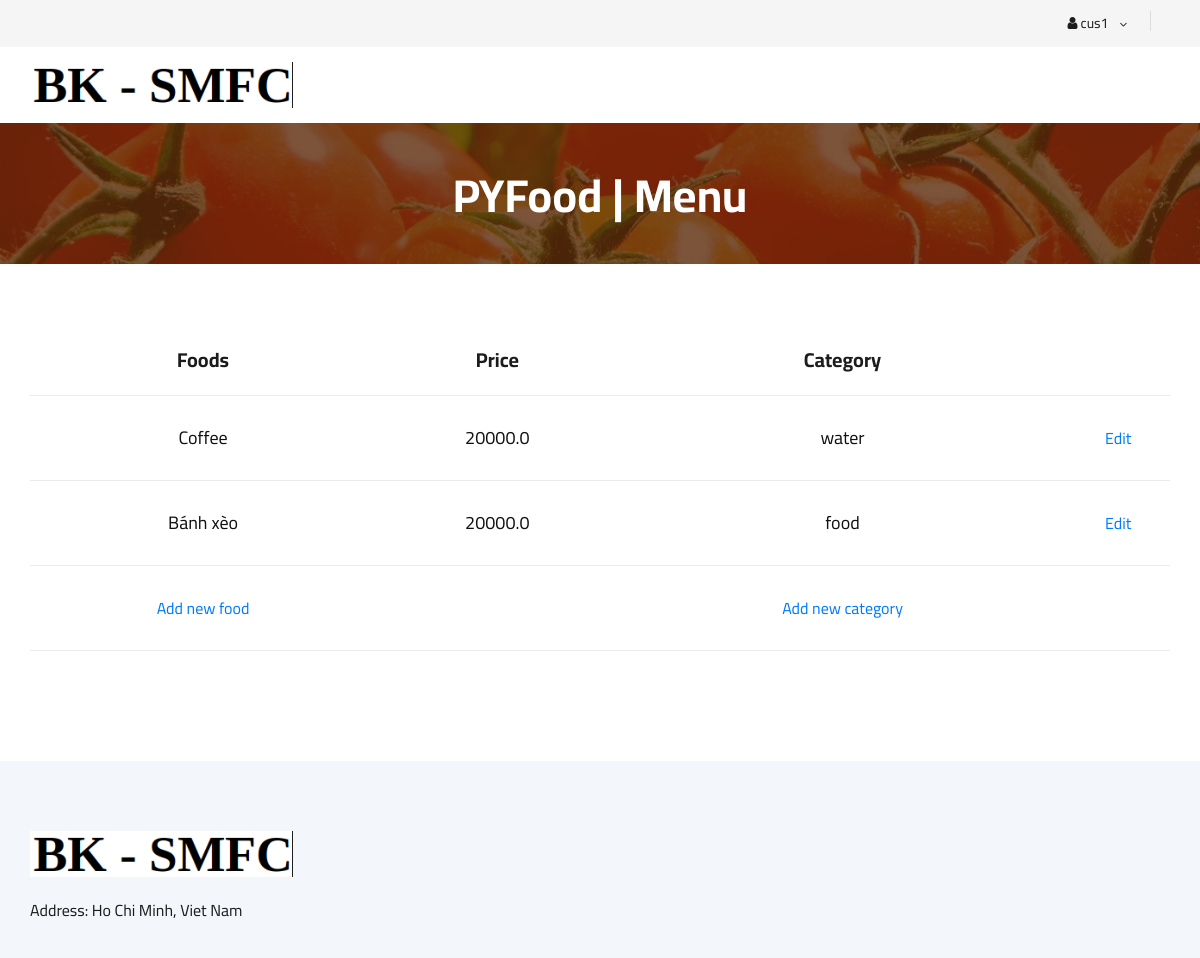
The app's page /vendorowner/view-vendor-detail/1/ (signed in) with its own data.
### model/models/user.py (models this page shows)
class User(AbstractUser):
    type_account = models.CharField(max_length=50)

### model/models/vendor.py (models this page shows, shortened)
class Vendor(models.Model):
    name = models.CharField(max_length=100, default='')
    description = models.CharField(max_length=256, default='')
    owner = models.ForeignKey(VendorOwner, on_delete=models.CASCADE)

### model/models/food.py (models this page shows, shortened)
class Food(models.Model):
    category = models.ForeignKey(Category, on_delete=models.CASCADE, blank=True)
    name = models.CharField(max_length=100)
    vendor = models.ForeignKey(Vendor, on_delete=models.CASCADE)
    description = models.TextField(blank=True, max_length=256)
    price = models.FloatField(default=0)
    image = models.ImageField(upload_to='food_images/%Y/%m/%d', blank=True)
    class Meta:
        verbose_name = 'Foods'
        verbose_name_plural = 'Foods'

class Category(models.Model):
    name = models.CharField(max_length=100)
    vendor = models.ForeignKey(Vendor, on_delete=models.CASCADE, default=None)
    class Meta:
        verbose_name = 'Categories'
        verbose_name_plural = 'Categories'
    def __str__(self):
        return self.name

### vendorowner/views.py (the view)
# urls.py: path('view-vendor-detail/<int:vendor_id>/', ViewFoodsOfVendor, name='view-vendor-detail'),
def ViewFoodsOfVendor(request, vendor_id):
    context = {
        'vendor_name': Vendor.objects.get(id=vendor_id).name,
        'vendor_id': vendor_id,
        'foods' : VendorOwnerServices.GetFoodsList(vendor_id)
    }
    return render(request, 'vendorowner/vendor-detail.html', context)

### vendorowner/vendorowner.py (called while the page is built)
    @staticmethod
    def GetFoodsList(vendor_id):
        vendor = Vendor.objects.get(id=vendor_id)
        return Food.objects.filter(vendor=vendor)

### templates/vendorowner/vendor-detail.html (shortened to what this page needs)
{% extends 'vendorowner/base.html' %}
{% block BreadcrumbTitle%}
    <h2>{{vendor_name}} | Menu</h2>
{% endblock %}
{% block content %}
    <section class="shoping-cart spad">
        <div class="container">
            <div class="row">
                <div class="col-lg-12">
                    <div class="shoping__cart__table">
                        <table>
                            <thead>
                                <tr>
                                    <th>Foods</th>
                                    <th>Price</th>
                                    <th>Category</th>
                                    <th></th>
                                </tr>
                            </thead>
                            <tbody>
                                {% for food in foods %}
                                    <tr>
                                        <td>
                                            <h5>{{food.name}}</h5>
                                        </td>
                                        <td>
                                            <h5>{{food.price}}</h5>
                                        </td>
                                        <td>
                                            <h5>{{food.category}}</h5>
                                        </td>
                                        <td>
                                            <a href="{% url 'vendorowner:edit-food' vendor_id food.id %}">
                                                <span>Edit</span>
                                            </a>
                                        </td>
                                    </tr>
                                {% endfor %}
                                <tr>
                                    <td>
                                        <a href="{% url 'vendorowner:add-new-food' vendor_id %}">Add new food</a>
                                    </td>
                                    <td>
                                    </td>
                                    <td>
                                        <a href="{% url 'vendorowner:add-new-category' vendor_id %}">Add new category</a>
                                    </td>
                                    <td>
                                    </td>
                                </tr>
                            </tbody>
                        </table>
                    </div>
                </div>
            </div>
        </div>
    </section>
{% endblock %}

### templates/vendorowner/base.html (shortened to what this page needs)
{% load static %}
<!DOCTYPE html>
<html lang="zxx">
<head>
    <link rel="stylesheet" href="{% static 'order/css/bootstrap.min.css' %}" type="text/css">
    <link rel="stylesheet" href="{% static 'order/css/font-awesome.min.css' %}" type="text/css">
    <link rel="stylesheet" href="{% static 'order/css/elegant-icons.css' %}" type="text/css">
    <link rel="stylesheet" href="{% static 'order/css/nice-select.css' %}" type="text/css">
    <link rel="stylesheet" href="{% static 'order/css/jquery-ui.min.css' %}" type="text/css">
    <link rel="stylesheet" href="{% static 'order/css/owl.carousel.min.css' %}" type="text/css">
    <link rel="stylesheet" href="{% static 'order/css/slicknav.min.css' %}" type="text/css">
    <link rel="stylesheet" href="{% static 'order/css/style.css' %}" type="text/css">
</head>
<body>
    <header class="header">
        <div class="header__top">
            <div class="container">
                <div class="row">
                    <div class="col-lg-6">
                        <div class="header__top__left">
                        </div>
                    </div>
                    <div class="col-lg-6">
                        <div class="header__top__right">
                            {% if request.user.is_authenticated %}
                                <div class="header__top__right__language">
                                    <div> <i class="fa fa-user"></i> {{request.user.username}} </div>
                                    <span class="arrow_carrot-down"></span>
                                </div>
                            {% else %}
                                <div class="header__top__right__auth">
                                    <a href="{% url 'authenticate:get_login' %}"><i class="fa fa-user"></i> Login</a>
                                </div>
                            {% endif %}
                        </div>
                    </div>
                </div>
            </div>
        </div>
        <div class="container">
            <div class="row">
                <div class="col-lg-3">
                    <div class="header__logo">
                        <a href="{% url 'vendorowner:view-vendors-list' %}"> <img src="{% static 'order/img/logo1.png' %}" alt=""> </a>
                    </div>
                </div>
                <div class="col-lg-6">
                    <nav class="header__menu">
                    </nav>
                </div>
            </div>
        </div>
    </header>
    <section class="breadcrumb-section set-bg" data-setbg="{% static 'order/img/breadcrumb.jpg' %}">
        <div class="container">
            <div class="row">
                <div class="col-lg-12 text-center">
                    <div class="breadcrumb__text">
                        {% block BreadcrumbTitle%}{% endblock %}
                    </div>
                </div>
            </div>
        </div>
    </section>
    {% block content %}
    {% endblock %}
    <footer class="footer spad">
        <div class="container">
            <div class="row">
                <div class="col-lg-3 col-md-6 col-sm-6">
                    <div class="footer__about">
                        <div class="footer__about__logo">
                            <a href="{% url 'vendorowner:view-vendors-list' %}"><img src="{% static 'order/img/logo1.png' %}" alt=""></a>
                        </div>
                        <ul>
                            <li>Address: Ho Chi Minh, Viet Nam</li>
                        </ul>
                    </div>
                </div>
            </div>
        </div>
    </footer>
</body>
</html>

### static/order/css/style.css (style rules this page uses)
html, body { height: 100%; font-family: "Cairo", sans-serif; -webkit-font-smoothing: antialiased; font-smoothing: antialiased; }
h1, h2, h3, h4, h5, h6 { margin: 0; color: #111111; font-weight: 400; font-family: "Cairo", sans-serif; }
h2 { font-size: 36px; }
h5 { font-size: 18px; }
img { max-width: 100%; }
ul, ol { padding: 0; margin: 0; }
.set-bg { background-repeat: no-repeat; background-size: cover; background-position: top center; }
.spad { padding-top: 100px; padding-bottom: 100px; }
.header__top { background: #f5f5f5; }
.header__top__left { padding: 10px 0 13px; }
.header__top__right { text-align: right; padding: 10px 0 13px; }
.header__top__right__language { position: relative; display: inline-block; margin-right: 40px; cursor: pointer; }
.header__top__right__language:after { position: absolute; right: -21px; top: 1px; height: 20px; width: 1px; background: #000000; opacity: 0.1; content: ""; }
.header__top__right__language div { font-size: 14px; color: #1c1c1c; display: inline-block; margin-right: 4px; }
.header__top__right__language span { font-size: 14px; color: #1c1c1c; position: relative; top: 2px; }
.header__logo { padding: 15px 0; }
.header__logo a { display: inline-block; }
.header__menu { padding: 24px 0; }
.breadcrumb-section { display: flex; align-items: center; padding: 45px 0 40px; }
.breadcrumb__text h2 { font-size: 46px; color: #ffffff; font-weight: 700; }
.shoping-cart { padding-top: 80px; padding-bottom: 80px; }
.shoping__cart__table { margin-bottom: 30px; }
.shoping__cart__table table { width: 100%; text-align: center; }
.shoping__cart__table table thead tr { border-bottom: 1px solid #ebebeb; }
.shoping__cart__table table thead th { font-size: 20px; font-weight: 700; color: #1c1c1c; padding-bottom: 20px; }
.shoping__cart__table table tbody tr td { padding-top: 30px; padding-bottom: 30px; border-bottom: 1px solid #ebebeb; }
.footer { background: #F3F6FA; padding-top: 70px; padding-bottom: 0; }
.footer__about { margin-bottom: 30px; }
.footer__about ul li { font-size: 16px; color: #1c1c1c; line-height: 36px; list-style: none; }
.footer__about__logo { margin-bottom: 15px; }
.footer__about__logo a { display: inline-block; }
@media only screen and (min-width: 1200px) { .container { max-width: 1170px; } }

### records on screen
User: user.username "cus1"
Vendor: name "PYFood"
Food: name "Coffee", price "20000.0", category "water"
Food: name "Bánh xèo", price "20000.0", category "food"
